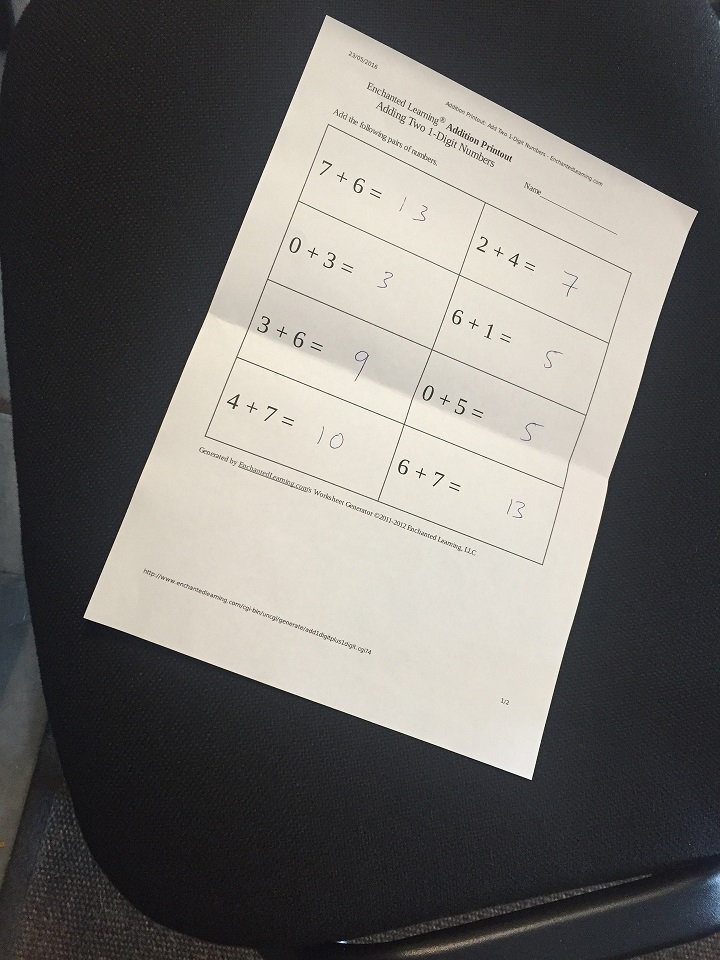
#> input picture images/scan.jpg, 720 x 960 px, found by its file name
$ jupyter execute OPENCV-9.ipynb
#> lines starting #> are read from the running program, lines starting #| are printed output that depends on the picture; after the words box and inside, x2 and y2 are one past the last pixel; in counts of white or black regions, pixels touching at a corner belong together
# **Thresholding, Binarization & Adaptive Thresholding**

1. Binarized Images
2. Thresholding Methods
3. Adaptive Thresholding
4. SkImage's Threshold Local

[cell 1]
import cv2
import numpy as np
from matplotlib import pyplot as plt

# Define our imshow function
def imshow(title = "Image", image = None, size = 10):
    w, h = image.shape[0], image.shape[1]
    aspect_ratio = w/h
    plt.figure(figsize=(size * aspect_ratio,size))
    plt.imshow(cv2.cvtColor(image, cv2.COLOR_BGR2RGB))
    plt.title(title)
    plt.show()

Computer visionda thresholding, görüntü işleme işleminin bir parçası olarak kullanılan bir yöntemdir. Thresholding, bir görüntü üzerinde belirli bir eşik değeri (threshold) kullanarak pikselleri iki farklı gruba ayırmak amacıyla kullanılır. Genellikle bu iki grup, bir nesne veya nesneler ve arka planı temsil eder.

Thresholding işlemi şu adımları içerir:

Görüntüyü İşleme: Öncelikle, bir siyah-beyaz (grayscale) veya ikili (binary) görüntü ile çalışmak için renkli bir görüntüyü gri tonlama dönüşümü ile işleyebilirsiniz. Böylece her pikselin yoğunluğu (grayscale) veya siyah/beyaz (binary) bir değere sahip olur.

Eşik Değeri Seçme: Eşik değeri, görüntüdeki nesne ve arka planı ayırmak için kullanılan bir eşik değeridir. Bu değeri manuel olarak seçebilirsiniz veya otomatik eşikleme algoritmalarını kullanabilirsiniz.

Thresholding İşlemi: Her pikselin değeri, seçilen eşik değeri ile karşılaştırılır. Eşik değerini aşan pikseller bir grupta (genellikle beyaz veya 1 olarak temsil edilen nesne) bulunurken, eşik değerini geçmeyenler diğer grupta (genellikle siyah veya 0 olarak temsil edilen arka plan) bulunur.

Thresholding, birçok farklı uygulama için kullanılabilir. Örneğin, kenar tespiti, nesne tanıma, nesne izleme ve görüntü segmentasyonu gibi işlemlerde yaygın olarak kullanılır. Otomatik plaka tanıma, yüz tanıma, nesne sayımı ve tıbbi görüntüleme gibi birçok uygulama alanında thresholding önemli bir rol oynamaktadır.

[cell 2]
image = cv2.imread('images/scan.jpg',0)
#> image: shape (960, 720); min 0, max 255, mean 109.7
imshow("Original", image)

ret,thresh1 = cv2.threshold(image, 127, 255, cv2.THRESH_BINARY)
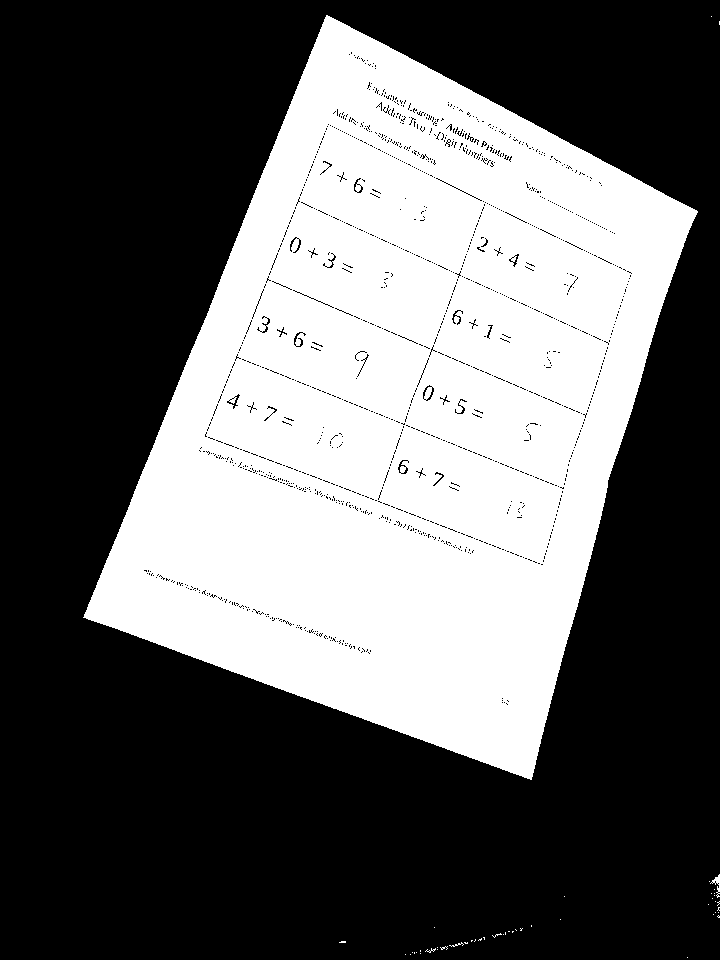
#> thresh1: shape (960, 720); 38.9% white; 48 white regions (45 under 20 px), largest, box (x1, y1, x2, y2) and area: (83, 15, 698, 780) 268961, (710, 874, 720, 898) 77, (449, 942, 464, 947) 22
imshow('1 Threshold Binary @ 127', thresh1)

ret,thresh2 = cv2.threshold(image, 127, 255, cv2.THRESH_BINARY_INV)
imshow('2 Threshold Binary Inverse @ 127', thresh2)

ret,thresh3 = cv2.threshold(image, 127, 255, cv2.THRESH_TRUNC)
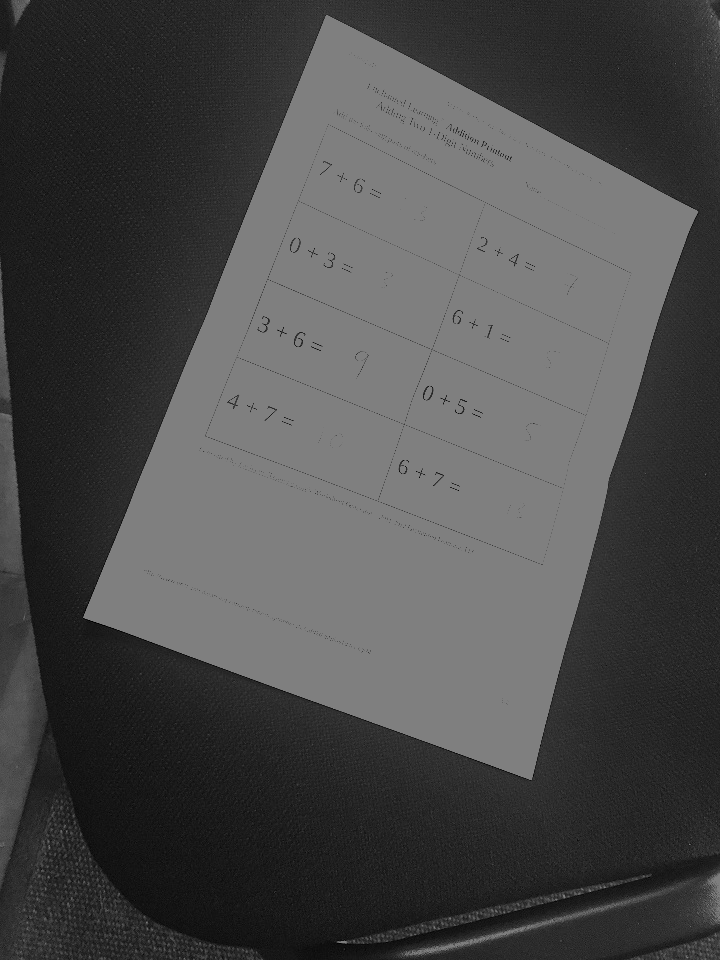
#> thresh3: shape (960, 720); min 0, max 127, mean 73.8
imshow('3 THRESH TRUNC @ 127', thresh3)

ret,thresh4 = cv2.threshold(image, 127, 255, cv2.THRESH_TOZERO)
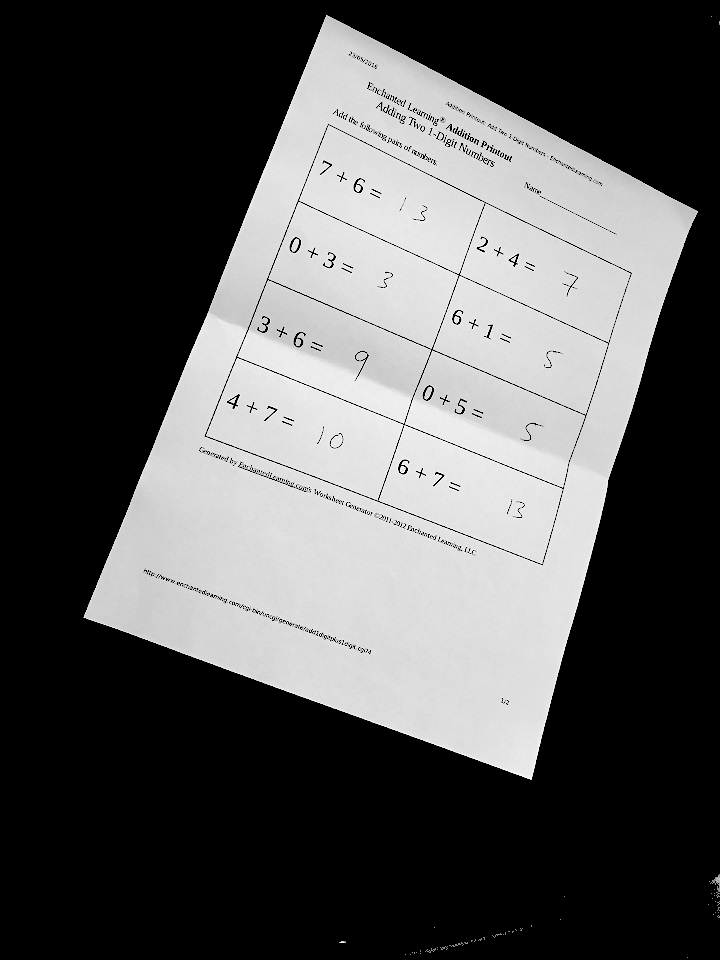
#> thresh4: shape (960, 720); min 0, max 255, mean 85.4
imshow('4 THRESH TOZERO @ 127', thresh4)

ret,thresh5 = cv2.threshold(image, 127, 255, cv2.THRESH_TOZERO_INV)
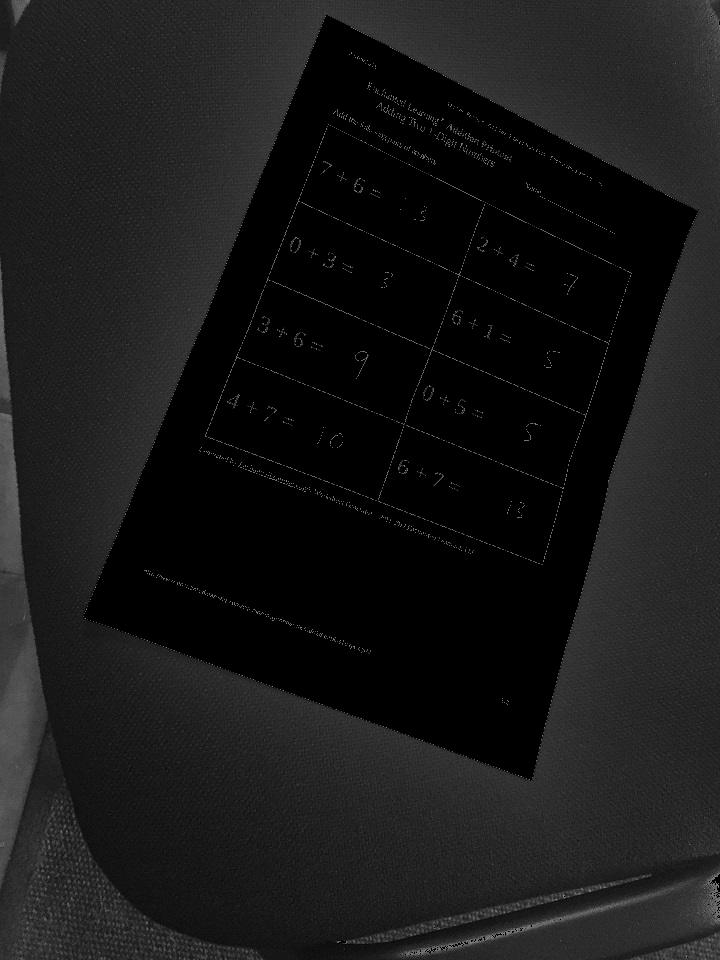
#> thresh5: shape (960, 720); min 0, max 127, mean 24.4
imshow('5 THRESH TOZERO INV @ 127', thresh5)

#### **Adaptive Thresholding**

1. ADAPTIVE_THRESH_MEAN_C
2. THRESH_OTSU

#### **cv2.adaptiveThreshold Parameters**

``**cv2.adaptiveThreshold**(src, maxValue, adaptiveMethod, thresholdType, blockSize, C[, dst]) → dst``

- **src** – Source 8-bit single-channel image.
- **dst** – Destination image of the same size and the same type as src .
- **maxValue** – Non-zero value assigned to the pixels for which the condition is satisfied. See the details below.
- **adaptiveMethod** – Adaptive thresholding algorithm to use, ADAPTIVE_THRESH_MEAN_C or ADAPTIVE_THRESH_GAUSSIAN_C . See the details below.
- **thresholdType** – Thresholding type that must be either THRESH_BINARY or THRESH_BINARY_INV .
- **blockSize** – Size of a pixel neighborhood that is used to calculate a threshold value for the pixel: 3, 5, 7, and so on.
- **C** – Constant subtracted from the mean or weighted mean. Normally, it is positive but may be zero or negative as well.

[cell 3]
image = cv2.imread('images/scan.jpg',0)
imshow("Original", image)

# Values below 127 goes to 0 (black, everything above goes to 255 (white)
ret,thresh1 = cv2.threshold(image, 127, 255, cv2.THRESH_BINARY)
imshow('Threshold Binary', thresh1)

# It's good practice to blur images as it removes noise
#image = cv2.GaussianBlur(image, (3, 3), 0)

# Using adaptiveThreshold
thresh = cv2.adaptiveThreshold(image, 255, cv2.ADAPTIVE_THRESH_MEAN_C, cv2.THRESH_BINARY, 3, 5)
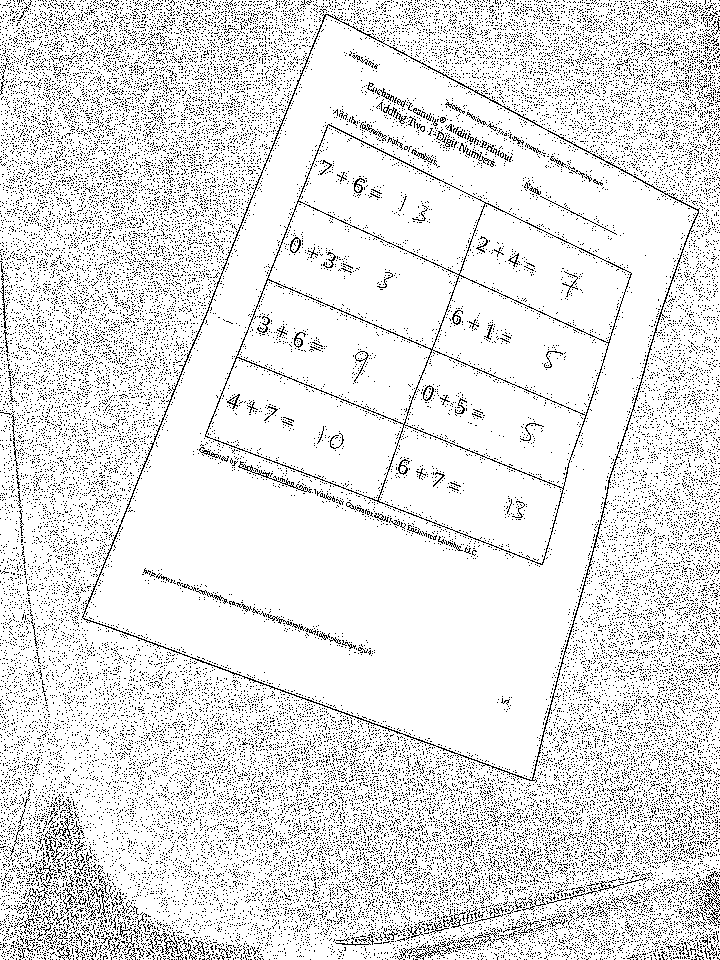
#> thresh: shape (960, 720); 89% white; black in thin lines or dots
imshow("Adaptive Mean Thresholding", thresh)

_, th2 = cv2.threshold(image, 0, 255, cv2.THRESH_BINARY + cv2.THRESH_OTSU)
#> th2: shape (960, 720); 38.9% white; 54 white regions (52 under 20 px), largest, box (x1, y1, x2, y2) and area: (83, 15, 698, 780) 268820, (710, 874, 720, 898) 70
imshow("Otsu's Thresholding", th2)

# Otsu's thresholding after Gaussian filtering
blur = cv2.GaussianBlur(image, (5,5), 0)
_, th3 = cv2.threshold(blur, 0, 255, cv2.THRESH_BINARY + cv2.THRESH_OTSU)
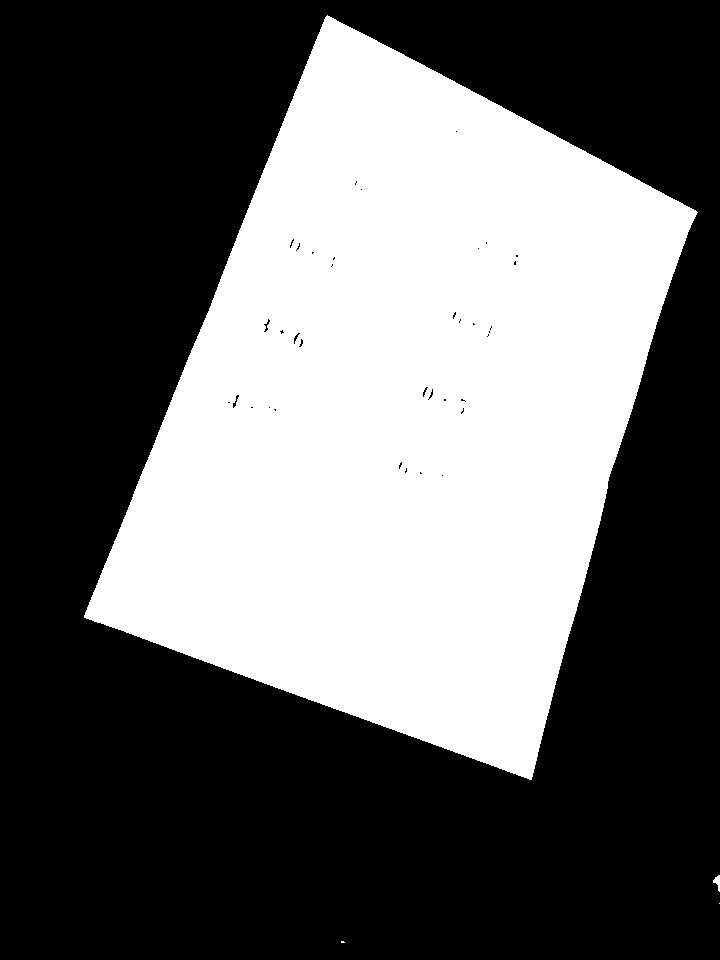
#> th3: shape (960, 720); 39.6% white; 4 white regions (2 under 20 px), largest, box (x1, y1, x2, y2) and area: (84, 15, 698, 780) 273387, (713, 875, 720, 892) 62
imshow("Guassian Otsu's Thresholding", th3)
